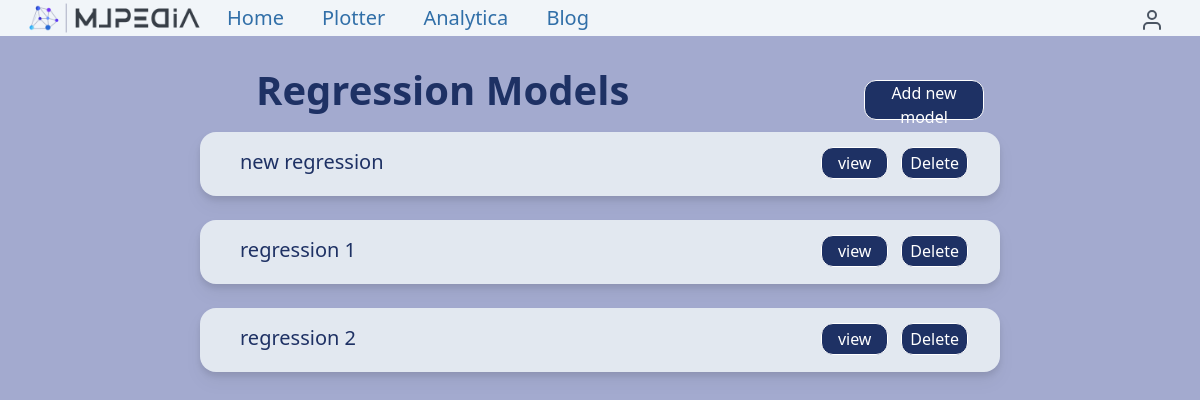
The page /analytica/rg_models_list/ (signed in) on the database its author committed.
### analytica/models.py (models this page shows, shortened)
class Regression(models.Model):
    user = models.ForeignKey(settings.AUTH_USER_MODEL,
                            related_name='regression_models_created',
                            on_delete=models.CASCADE)
    title = models.CharField(max_length=500)
    weight_dimention = models.IntegerField(default=0)
    degree = models.IntegerField(default=1)
    model_accuracy = models.FloatField(default=0.0)
    features_input = models.FileField(upload_to='files/%Y/%m/%d/')
    labels_input = models.FileField(upload_to='files/%Y/%m/%d/')
    plot = models.ImageField(upload_to='images/%Y/%m/%d/', blank = True)
    weights_file = models.FileField(upload_to='files/%Y/%m/%d/', blank = True)
    slug = models.SlugField(max_length = 600, blank=True)
    created = models.DateField(auto_now_add = True, db_index = True)
    class Meta:
        ordering = ('-created',)
    def get_absolute_url(self):
        return reverse('analytica:regression_detail', args=[self.id, self.slug])

### analytica/views.py (the view)
# urls.py: path("rg_models_list/",views.regression_models_list, name = "regression_models_list"),
@login_required
def regression_models_list(request):
    models = Regression.objects.filter(user=request.user).order_by('-created')
    return render(request, "analytica/regression/regression_models_list.html",{
        'models': models,
        'section': 'analytica',
    })

### analytica/templates/analytica/regression/regression_models_list.html (shortened to what this page needs)
{% extends "base.html" %}
{% load static %}
{% block content %}
<!DOCTYPE html>
<html lang="en">
<head>
</head>
<body class=" bg-[#a3aacf]">
    <div>
        <div class="h-auto w-[72%] mt-6 mb-5 flex justify-between items-center">
            <div class=" text-[#1e3164] text-[40px] font-semibold  h-10 ml-64  ">
                Regression Models
            </div>
            <a href="{% url 'analytica:regression_create' %}"><button class=" absolute w-[10%] h-10  border border-white border-solid rounded-xl bg-[#1e3164] text-white px-2  text-center text-sm lg:text-base hover:bg-blue-900 hover:border-none ">Add new model</button></a>
        </div>
        {% if models %}
        <div class="h-full width-full flex flex-col justify-center items-center ">
            {% for model in models %}
            <div class="  bg-slate-200 rounded-2xl drop-shadow-lg h-16 w-4/6 my-3 mx-2 flex justify-between ">
                <h1 class="m-4 px-6  text-xl text-[#1e3164] relative">{{ model.title }}</h1>
                <a class="m-4  px-7 text-xl text-[#1e3164]" href="{{ model.get_absolute_url }}">
                    <button class=" absolute w-1/12 h-8 border border-white border-solid rounded-xl bg-[#1e3164] text-white  lg:bottom-[27%]  lg:right-[14%] text-center text-sm lg:text-base hover:bg-blue-900 hover:border-none ">view</button>
                </a>
                <a class="m-4  px-7 text-xl text-[#1e3164]" href="{% url 'analytica:regression_delete' model.id model.slug %}">
                    <button class=" absolute w-1/12 h-8 border border-white border-solid rounded-xl bg-[#1e3164] text-white  lg:bottom-[27%]  lg:right-[4%] text-center text-sm lg:text-base hover:bg-blue-900 hover:border-none ">Delete</button>
                </a>
            </div>
            {% endfor %}
        </div>
        {% endif %}
    </div>
</body>
</html>
{% endblock %}

### rows shown on the page
Regression: title "new regression"
Regression: title "regression 1"
Regression: title "regression 2"
